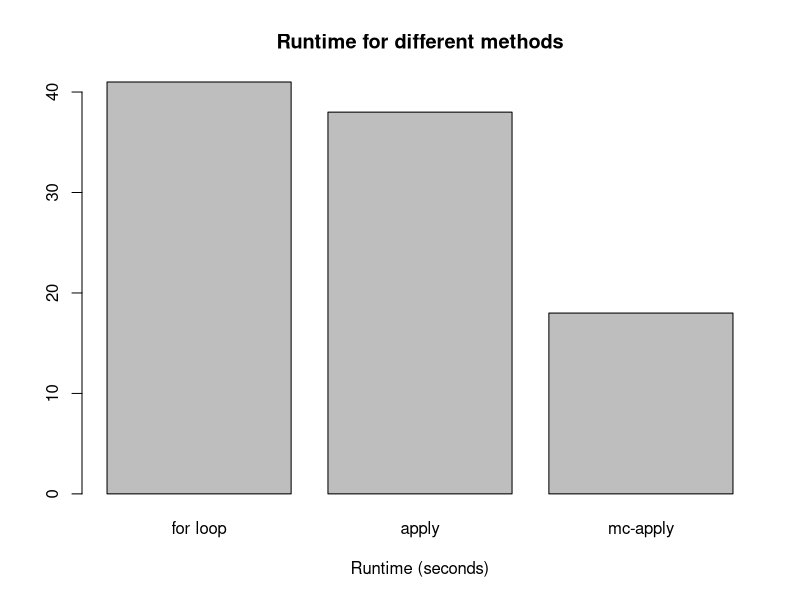

Generate this figure with R:
## ---- chunk 1
f <- function(x) {
  counter <- 0
  while(counter < 500000) {
    x <- x + runif(1, min=-1, max=1)
    counter <- counter + 1
  }
  return(x)
}
## ---- chunk 2
l <- sample(seq(1,200), size = 50, replace = TRUE)
## ---- chunk 3
start.time <- as.integer(Sys.time())

result <- c() # A vector to store the results in
for (item in l) {
  result <- c(result, f(item))
}

time.taken <- as.integer(Sys.time()) - start.time
print(paste("Time taken", time.taken, 's'))
## ---- chunk 4
start.time <- as.integer(Sys.time())

result <- lapply(l, f)

time.taken2 <- as.integer(Sys.time()) - start.time
print(paste("Time taken", time.taken2, 's'))
## ---- chunk 5
library(parallel)
options("mc.cores"=8)
start.time <- as.integer(Sys.time())

result <- mclapply(l, f)

time.taken3 <- as.integer(Sys.time()) - start.time
print(paste("Time taken", time.taken3, 's'))
## ---- chunk 6
times <- c(time.taken, time.taken2, time.taken3)
names(times) <- c('for loop', 'apply', 'mc-apply')
barplot(times, main="Runtime for different methods", xlab="Runtime (seconds)")
